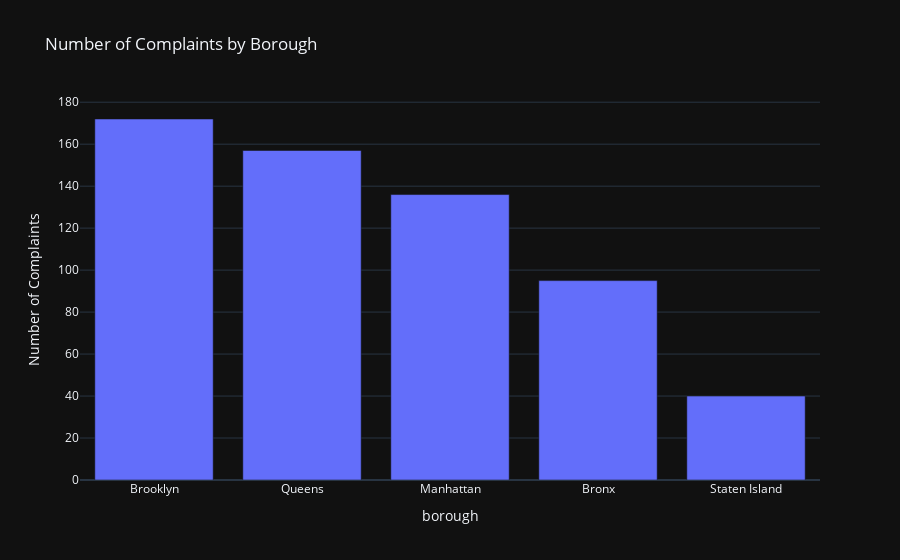

Notebook cell for this chart:
### Code cell
# plot test chart - count by boroughs

# aggregating by borough
borough_counts = df.groupby("borough").size().sort_values(ascending=False).to_frame()
borough_counts = borough_counts.rename(columns={0:"Number of Complaints"})
borough_counts

fig = px.bar(borough_counts, y="Number of Complaints", title="Number of Complaints by Borough")

fig

### Figure 1 — Plotly figure (JSON) as saved in the notebook; plotly's stock layout.template omitted (floating-point values rounded to 4 significant figures)
{"data": [{"hovertemplate": "borough=%{x}<br>Number of Complaints=%{y}<extra></extra>", "legendgroup": "", "marker": {"color": "#636efa", "pattern": {"shape": ""}}, "name": "", "orientation": "v", "showlegend": false, "textposition": "auto", "x": ["Brooklyn", "Queens", "Manhattan", "Bronx", "Staten Island"], "xaxis": "x", "y": [172, 157, 136, 95, 40], "yaxis": "y", "type": "bar"}], "layout": {"xaxis": {"anchor": "y", "domain": [0.0, 1.0], "title": {"text": "borough"}}, "yaxis": {"anchor": "x", "domain": [0.0, 1.0], "title": {"text": "Number of Complaints"}}, "legend": {"tracegroupgap": 0}, "title": {"text": "Number of Complaints by Borough"}, "barmode": "relative"}}
